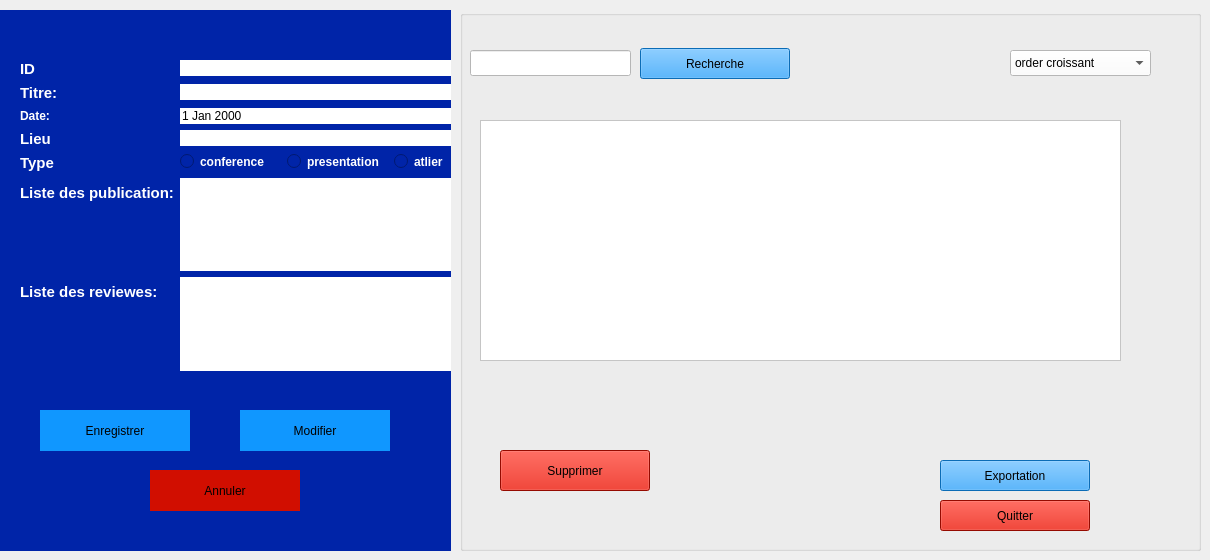
     <widget class="QWidget" name="stackedWidgetPage5">
      <widget class="QGroupBox" name="groupBox_Session_Form">
       <property name="geometry">
        <rect>
         <x>0</x>
         <y>10</y>
         <width>451</width>
         <height>541</height>
        </rect>
       </property>
       <property name="styleSheet">
        <string notr="true">background-color: rgb(0, 36, 168);
border: #A8D3F0;</string>
       </property>
       <property name="title">
        <string/>
       </property>
       <widget class="QWidget" name="formLayoutWidget_Session">
        <property name="geometry">
         <rect>
          <x>20</x>
          <y>50</y>
          <width>475</width>
          <height>311</height>
         </rect>
        </property>
        <layout class="QFormLayout" name="formLayout_Session">
         <item row="0" column="0">
          <widget class="QLabel" name="label_S_ID">
           <property name="text">
            <string>&lt;html&gt;&lt;head/&gt;&lt;body&gt;&lt;p&gt;&lt;span style=&quot; font-size:11pt; font-weight:700; color:#ffffff;&quot;&gt;ID&lt;/span&gt;&lt;/p&gt;&lt;/body&gt;&lt;/html&gt;</string>
           </property>
          </widget>
         </item>
         <item row="0" column="1">
          <widget class="QLineEdit" name="idSession">
           <property name="contextMenuPolicy">
            <enum>Qt::ContextMenuPolicy::ActionsContextMenu</enum>
           </property>
           <property name="styleSheet">
            <string notr="true">background-color: rgb(255, 255, 255);
</string>
           </property>
          </widget>
         </item>
         <item row="1" column="0">
          <widget class="QLabel" name="label_S_Titre">
           <property name="text">
            <string>&lt;html&gt;&lt;head/&gt;&lt;body&gt;&lt;p&gt;&lt;span style=&quot; font-size:11pt; font-weight:700; color:#ffffff;&quot;&gt;Titre:&lt;/span&gt;&lt;/p&gt;&lt;/body&gt;&lt;/html&gt;</string>
           </property>
          </widget>
         </item>
         <item row="1" column="1">
          <widget class="QLineEdit" name="Id_utilisateur_Session">
           <property name="styleSheet">
            <string notr="true">background-color: rgb(255, 255, 255);</string>
           </property>
          </widget>
         </item>
         <item row="2" column="0">
          <widget class="QLabel" name="label_S_Date">
           <property name="text">
            <string>&lt;html&gt;&lt;head/&gt;&lt;body&gt;&lt;p&gt;&lt;span style=&quot; font-weight:700; color:#ffffff;&quot;&gt;Date:&lt;/span&gt;&lt;/p&gt;&lt;/body&gt;&lt;/html&gt;</string>
           </property>
          </widget>
         </item>
         <item row="3" column="0">
          <widget class="QLabel" name="label_S_Lieu">
           <property name="text">
            <string>&lt;html&gt;&lt;head/&gt;&lt;body&gt;&lt;p&gt;&lt;span style=&quot; font-size:11pt; font-weight:700; color:#ffffff;&quot;&gt;Lieu&lt;/span&gt;&lt;/p&gt;&lt;/body&gt;&lt;/html&gt;</string>
           </property>
          </widget>
         </item>
         <item row="3" column="1">
          <widget class="QLineEdit" name="abstractSession">
           <property name="styleSheet">
            <string notr="true">background-color: rgb(255, 255, 255);
</string>
           </property>
          </widget>
         </item>
         <item row="4" column="0">
          <widget class="QLabel" name="label_S_Type">
           <property name="text">
            <string>&lt;html&gt;&lt;head/&gt;&lt;body&gt;&lt;p&gt;&lt;span style=&quot; font-size:11pt; font-weight:700; color:#ffffff;&quot;&gt;Type&lt;/span&gt;&lt;/p&gt;&lt;/body&gt;&lt;/html&gt;</string>
           </property>
          </widget>
         </item>
         <item row="5" column="0">
          <widget class="QLabel" name="label_S_ListPub">
           <property name="text">
            <string>&lt;html&gt;&lt;head/&gt;&lt;body&gt;&lt;p&gt;&lt;span style=&quot; font-size:11pt; font-weight:700; color:#ffffff;&quot;&gt;Liste des publication:&lt;/span&gt;&lt;/p&gt;&lt;/body&gt;&lt;/html&gt;</string>
           </property>
          </widget>
         </item>
         <item row="6" column="0">
          <widget class="QLabel" name="label_S_ListRev">
           <property name="text">
            <string>&lt;html&gt;&lt;head/&gt;&lt;body&gt;&lt;p&gt;&lt;span style=&quot; font-size:11pt; font-weight:700; color:#ffffff;&quot;&gt;Liste des reviewes:&lt;/span&gt;&lt;/p&gt;&lt;/body&gt;&lt;/html&gt;</string>
           </property>
          </widget>
         </item>
         <item row="2" column="1">
          <widget class="QDateEdit" name="dateSession">
           <property name="styleSheet">
            <string notr="true">background-color: rgb(255, 255, 255);</string>
           </property>
          </widget>
         </item>
         <item row="4" column="1">
          <layout class="QHBoxLayout" name="horizontalLayout_Role_2">
           <item>
            <widget class="QRadioButton" name="radioButton_Admin_5">
             <property name="styleSheet">
              <string notr="true">color: white; font-weight: bold;</string>
             </property>
             <property name="text">
              <string>conference</string>
             </property>
            </widget>
           </item>
           <item>
            <widget class="QRadioButton" name="radioButton_Admin_6">
             <property name="styleSheet">
              <string notr="true">color: white; font-weight: bold;</string>
             </property>
             <property name="text">
              <string>presentation</string>
             </property>
            </widget>
           </item>
           <item>
            <widget class="QRadioButton" name="radioButton_Chercheur_2">
             <property name="styleSheet">
              <string notr="true">color: white; font-weight: bold;</string>
             </property>
             <property name="text">
              <string>atlier</string>
             </property>
            </widget>
           </item>
          </layout>
         </item>
         <item row="5" column="1">
          <widget class="QListWidget" name="listWidget">
           <property name="styleSheet">
            <string notr="true">background-color: rgb(255, 255, 255);</string>
           </property>
          </widget>
         </item>
         <item row="6" column="1">
          <widget class="QListWidget" name="listWidget_2">
           <property name="styleSheet">
            <string notr="true">background-color: rgb(255, 255, 255);</string>
           </property>
          </widget>
         </item>
        </layout>
       </widget>
       <widget class="QPushButton" name="enregistrerSession">
        <property name="geometry">
         <rect>
          <x>40</x>
          <y>400</y>
          <width>150</width>
          <height>41</height>
         </rect>
        </property>
        <property name="minimumSize">
         <size>
          <width>0</width>
          <height>0</height>
         </size>
        </property>
        <property name="styleSheet">
         <string notr="true">background-color: rgb(16, 151, 255);
</string>
        </property>
        <property name="text">
         <string>Enregistrer</string>
        </property>
       </widget>
       <widget class="QPushButton" name="modifSession">
        <property name="geometry">
         <rect>
          <x>240</x>
          <y>400</y>
          <width>150</width>
          <height>41</height>
         </rect>
        </property>
        <property name="styleSheet">
         <string notr="true">background-color: rgb(16, 151, 255);
</string>
        </property>
        <property name="text">
         <string>Modifier</string>
        </property>
       </widget>
       <widget class="QPushButton" name="annulerSession">
        <property name="geometry">
         <rect>
          <x>150</x>
          <y>460</y>
          <width>150</width>
          <height>41</height>
         </rect>
        </property>
        <property name="styleSheet">
         <string notr="true">background-color: rgb(209, 14, 0);
</string>
        </property>
        <property name="text">
         <string>Annuler</string>
        </property>
       </widget>
      </widget>
      <widget class="QGroupBox" name="groupBox_Session_List">
       <property name="geometry">
        <rect>
         <x>460</x>
         <y>10</y>
         <width>741</width>
         <height>541</height>
        </rect>
       </property>
       <property name="styleSheet">
        <string notr="true">background-color: rgb(0, 36, 168);
border: #A8D3F0;
/* Style pour tous les GroupBox */
QGroupBox {
    border: 2px solid #2c3e50; /* Couleur de la bordure */
    border-radius: 15px;      /* MÃªme arrondi que les boutons */
    margin-top: 20px;         /* Espace pour le titre en haut */
    font-weight: bold;
    color: #2c3e50;
}
/* Style spÃ©cifique pour le titre du GroupBox */
QGroupBox::title {
    subcontrol-origin: margin;
    subcontrol-position: top center; /* Place le titre en haut au centre */
    padding: 0 10px;
}</string>
       </property>
       <property name="title">
        <string/>
       </property>
       <widget class="QLineEdit" name="rechSession">
        <property name="geometry">
         <rect>
          <x>10</x>
          <y>40</y>
          <width>161</width>
          <height>26</height>
         </rect>
        </property>
        <property name="styleSheet">
         <string notr="true">background-color: rgb(255, 255, 255);</string>
        </property>
       </widget>
       <widget class="QPushButton" name="rechercheSession">
        <property name="geometry">
         <rect>
          <x>180</x>
          <y>38</y>
          <width>150</width>
          <height>31</height>
         </rect>
        </property>
        <property name="styleSheet">
         <string notr="true">background-color: rgb(16, 151, 255);
</string>
        </property>
        <property name="text">
         <string>Recherche</string>
        </property>
       </widget>
       <widget class="QPushButton" name="SuppSession">
        <property name="geometry">
         <rect>
          <x>40</x>
          <y>440</y>
          <width>150</width>
          <height>41</height>
         </rect>
        </property>
        <property name="styleSheet">
         <string notr="true">background-color: rgb(209, 14, 0);</string>
        </property>
        <property name="text">
         <string>Supprimer</string>
        </property>
       </widget>
       <widget class="QPushButton" name="quitterSession">
        <property name="geometry">
         <rect>
          <x>480</x>
          <y>490</y>
          <width>150</width>
          <height>31</height>
         </rect>
        </property>
        <property name="styleSheet">
         <string notr="true">background-color: rgb(209, 14, 0);
</string>
        </property>
        <property name="text">
         <string>Quitter</string>
        </property>
       </widget>
       <widget class="QPushButton" name="expoSession">
        <property name="geometry">
         <rect>
          <x>480</x>
          <y>450</y>
          <width>150</width>
          <height>31</height>
         </rect>
        </property>
        <property name="styleSheet">
         <string notr="true">background-color: rgb(16, 151, 255);
</string>
        </property>
        <property name="text">
         <string>Exportation</string>
        </property>
       </widget>
       <widget class="QComboBox" name="comboBox_5">
        <property name="geometry">
         <rect>
          <x>550</x>
          <y>40</y>
          <width>141</width>
          <height>26</height>
         </rect>
        </property>
        <property name="palette">
         <palette>
          <active>
           <colorrole role="WindowText">
            <brush brushstyle="SolidPattern">
             <color alpha="255">
              <red>0</red>
              <green>0</green>
              <blue>0</blue>
             </color>
            </brush>
           </colorrole>
           <colorrole role="Button">
            <brush brushstyle="SolidPattern">
             <color alpha="255">
              <red>255</red>
              <green>255</green>
              <blue>255</blue>
             </color>
            </brush>
           </colorrole>
           <colorrole role="Light">
            <brush brushstyle="SolidPattern">
             <color alpha="255">
              <red>255</red>
              <green>255</green>
              <blue>255</blue>
             </color>
            </brush>
           </colorrole>
           <colorrole role="Midlight">
            <brush brushstyle="SolidPattern">
             <color alpha="255">
              <red>255</red>
              <green>255</green>
              <blue>255</blue>
             </color>
            </brush>
           </colorrole>
           <colorrole role="Dark">
            <brush brushstyle="SolidPattern">
             <color alpha="255">
              <red>127</red>
              <green>127</green>
              <blue>127</blue>
             </color>
            </brush>
           </colorrole>
           <colorrole role="Mid">
            <brush brushstyle="SolidPattern">
             <color alpha="255">
              <red>170</red>
              <green>170</green>
              <blue>170</blue>
             </color>
            </brush>
           </colorrole>
           <colorrole role="Text">
            <brush brushstyle="SolidPattern">
             <color alpha="255">
              <red>0</red>
              <green>0</green>
              <blue>0</blue>
             </color>
            </brush>
           </colorrole>
           <colorrole role="BrightText">
            <brush brushstyle="SolidPattern">
             <color alpha="255">
              <red>255</red>
              <green>255</green>
              <blue>255</blue>
             </color>
            </brush>
           </colorrole>
           <colorrole role="ButtonText">
            <brush brushstyle="SolidPattern">
             <color alpha="255">
              <red>0</red>
              <green>0</green>
              <blue>0</blue>
             </color>
            </brush>
           </colorrole>
           <colorrole role="Base">
            <brush brushstyle="SolidPattern">
             <color alpha="255">
              <red>255</red>
              <green>255</green>
              <blue>255</blue>
             </color>
            </brush>
           </colorrole>
           <colorrole role="Window">
            <brush brushstyle="SolidPattern">
             <color alpha="255">
              <red>255</red>
              <green>255</green>
              <blue>255</blue>
             </color>
            </brush>
           </colorrole>
           <colorrole role="Shadow">
            <brush brushstyle="SolidPattern">
             <color alpha="255">
              <red>0</red>
              <green>0</green>
              <blue>0</blue>
             </color>
            </brush>
           </colorrole>
           <colorrole role="AlternateBase">
            <brush brushstyle="SolidPattern">
             <color alpha="255">
              <red>255</red>
              <green>255</green>
              <blue>255</blue>
             </color>
            </brush>
           </colorrole>
           <colorrole role="ToolTipBase">
            <brush brushstyle="SolidPattern">
             <color alpha="255">
              <red>255</red>
              <green>255</green>
              <blue>220</blue>
             </color>
            </brush>
           </colorrole>
           <colorrole role="ToolTipText">
            <brush brushstyle="SolidPattern">
             <color alpha="255">
              <red>0</red>
              <green>0</green>
              <blue>0</blue>
             </color>
            </brush>
           </colorrole>
           <colorrole role="PlaceholderText">
            <brush brushstyle="SolidPattern">
             <color alpha="127">
              <red>0</red>
              <green>0</green>
              <blue>0</blue>
             </color>
            </brush>
           </colorrole>
           <colorrole role="Accent">
            <brush brushstyle="SolidPattern">
             <color alpha="255">
              <red>255</red>
              <green>255</green>
              <blue>255</blue>
             </color>
            </brush>
           </colorrole>
          </active>
          <inactive>
           <colorrole role="WindowText">
            <brush brushstyle="SolidPattern">
             <color alpha="255">
              <red>0</red>
              <green>0</green>
              <blue>0</blue>
             </color>
            </brush>
           </colorrole>
           <colorrole role="Button">
            <brush brushstyle="SolidPattern">
             <color alpha="255">
              <red>255</red>
              <green>255</green>
              <blue>255</blue>
             </color>
            </brush>
           </colorrole>
           <colorrole role="Light">
            <brush brushstyle="SolidPattern">
             <color alpha="255">
              <red>255</red>
              <green>255</green>
              <blue>255</blue>
             </color>
            </brush>
           </colorrole>
           <colorrole role="Midlight">
            <brush brushstyle="SolidPattern">
             <color alpha="255">
              <red>255</red>
              <green>255</green>
              <blue>255</blue>
             </color>
            </brush>
           </colorrole>
           <colorrole role="Dark">
            <brush brushstyle="SolidPattern">
             <color alpha="255">
              <red>127</red>
              <green>127</green>
              <blue>127</blue>
             </color>
            </brush>
           </colorrole>
           <colorrole role="Mid">
            <brush brushstyle="SolidPattern">
             <color alpha="255">
              <red>170</red>
              <green>170</green>
              <blue>170</blue>
             </color>
            </brush>
           </colorrole>
           <colorrole role="Text">
            <brush brushstyle="SolidPattern">
             <color alpha="255">
              <red>0</red>
              <green>0</green>
              <blue>0</blue>
             </color>
            </brush>
           </colorrole>
           <colorrole role="BrightText">
            <brush brushstyle="SolidPattern">
             <color alpha="255">
              <red>255</red>
              <green>255</green>
              <blue>255</blue>
             </color>
            </brush>
           </colorrole>
           <colorrole role="ButtonText">
            <brush brushstyle="SolidPattern">
             <color alpha="255">
              <red>0</red>
              <green>0</green>
              <blue>0</blue>
             </color>
            </brush>
           </colorrole>
           <colorrole role="Base">
            <brush brushstyle="SolidPattern">
             <color alpha="255">
              <red>255</red>
              <green>255</green>
              <blue>255</blue>
             </color>
            </brush>
           </colorrole>
           <colorrole role="Window">
            <brush brushstyle="SolidPattern">
             <color alpha="255">
              <red>255</red>
              <green>255</green>
              <blue>255</blue>
             </color>
            </brush>
           </colorrole>
           <colorrole role="Shadow">
            <brush brushstyle="SolidPattern">
             <color alpha="255">
              <red>0</red>
              <green>0</green>
              <blue>0</blue>
             </color>
            </brush>
           </colorrole>
           <colorrole role="AlternateBase">
            <brush brushstyle="SolidPattern">
             <color alpha="255">
              <red>255</red>
              <green>255</green>
              <blue>255</blue>
             </color>
            </brush>
           </colorrole>
           <colorrole role="ToolTipBase">
            <brush brushstyle="SolidPattern">
             <color alpha="255">
              <red>255</red>
              <green>255</green>
              <blue>220</blue>
             </color>
            </brush>
           </colorrole>
           <colorrole role="ToolTipText">
            <brush brushstyle="SolidPattern">
             <color alpha="255">
              <red>0</red>
              <green>0</green>
              <blue>0</blue>
             </color>
            </brush>
           </colorrole>
           <colorrole role="PlaceholderText">
            <brush brushstyle="SolidPattern">
             <color alpha="127">
              <red>0</red>
              <green>0</green>
              <blue>0</blue>
             </color>
            </brush>
           </colorrole>
           <colorrole role="Accent">
            <brush brushstyle="SolidPattern">
             <color alpha="255">
              <red>255</red>
              <green>255</green>
              <blue>255</blue>
             </color>
            </brush>
           </colorrole>
          </inactive>
          <disabled>
           <colorrole role="WindowText">
            <brush brushstyle="SolidPattern">
             <color alpha="255">
              <red>127</red>
              <green>127</green>
              <blue>127</blue>
             </color>
            </brush>
           </colorrole>
           <colorrole role="Button">
            <brush brushstyle="SolidPattern">
             <color alpha="255">
              <red>255</red>
              <green>255</green>
              <blue>255</blue>
             </color>
            </brush>
           </colorrole>
           <colorrole role="Light">
            <brush brushstyle="SolidPattern">
             <color alpha="255">
              <red>255</red>
              <green>255</green>
              <blue>255</blue>
             </color>
            </brush>
           </colorrole>
           <colorrole role="Midlight">
            <brush brushstyle="SolidPattern">
             <color alpha="255">
              <red>255</red>
              <green>255</green>
              <blue>255</blue>
             </color>
            </brush>
           </colorrole>
           <colorrole role="Dark">
            <brush brushstyle="SolidPattern">
             <color alpha="255">
              <red>127</red>
              <green>127</green>
              <blue>127</blue>
             </color>
            </brush>
           </colorrole>
           <colorrole role="Mid">
            <brush brushstyle="SolidPattern">
             <color alpha="255">
              <red>170</red>
              <green>170</green>
              <blue>170</blue>
             </color>
            </brush>
           </colorrole>
           <colorrole role="Text">
            <brush brushstyle="SolidPattern">
             <color alpha="255">
              <red>127</red>
              <green>127</green>
              <blue>127</blue>
             </color>
            </brush>
           </colorrole>
           <colorrole role="BrightText">
            <brush brushstyle="SolidPattern">
             <color alpha="255">
              <red>255</red>
              <green>255</green>
              <blue>255</blue>
             </color>
            </brush>
           </colorrole>
           <colorrole role="ButtonText">
            <brush brushstyle="SolidPattern">
             <color alpha="255">
              <red>127</red>
              <green>127</green>
              <blue>127</blue>
             </color>
            </brush>
           </colorrole>
           <colorrole role="Base">
            <brush brushstyle="SolidPattern">
             <color alpha="255">
              <red>255</red>
              <green>255</green>
              <blue>255</blue>
             </color>
            </brush>
           </colorrole>
           <colorrole role="Window">
            <brush brushstyle="SolidPattern">
             <color alpha="255">
              <red>255</red>
              <green>255</green>
              <blue>255</blue>
             </color>
            </brush>
           </colorrole>
           <colorrole role="Shadow">
            <brush brushstyle="SolidPattern">
             <color alpha="255">
              <red>0</red>
              <green>0</green>
              <blue>0</blue>
             </color>
            </brush>
           </colorrole>
           <colorrole role="AlternateBase">
            <brush brushstyle="SolidPattern">
             <color alpha="255">
              <red>255</red>
              <green>255</green>
              <blue>255</blue>
             </color>
            </brush>
           </colorrole>
           <colorrole role="ToolTipBase">
            <brush brushstyle="SolidPattern">
             <color alpha="255">
              <red>255</red>
              <green>255</green>
              <blue>220</blue>
             </color>
            </brush>
           </colorrole>
           <colorrole role="ToolTipText">
            <brush brushstyle="SolidPattern">
             <color alpha="255">
              <red>0</red>
              <green>0</green>
              <blue>0</blue>
             </color>
            </brush>
           </colorrole>
           <colorrole role="PlaceholderText">
            <brush brushstyle="SolidPattern">
             <color alpha="127">
              <red>127</red>
              <green>127</green>
              <blue>127</blue>
             </color>
            </brush>
           </colorrole>
           <colorrole role="Accent">
            <brush brushstyle="SolidPattern">
             <color alpha="255">
              <red>255</red>
              <green>255</green>
              <blue>255</blue>
             </color>
            </brush>
           </colorrole>
          </disabled>
         </palette>
        </property>
        <property name="styleSheet">
         <string notr="true">background-color: rgb(255, 255, 255);</string>
        </property>
        <item>
         <property name="text">
          <string>order croissant</string>
         </property>
        </item>
        <item>
         <property name="text">
          <string>order decroissant</string>
         </property>
        </item>
       </widget>
       <widget class="QTableWidget" name="tableWidget_5">
        <property name="geometry">
         <rect>
          <x>20</x>
          <y>110</y>
          <width>641</width>
          <height>241</height>
         </rect>
        </property>
        <property name="styleSheet">
         <string notr="true">background-color: rgb(255, 255, 255);</string>
        </property>
       </widget>
      </widget>
     </widget>
